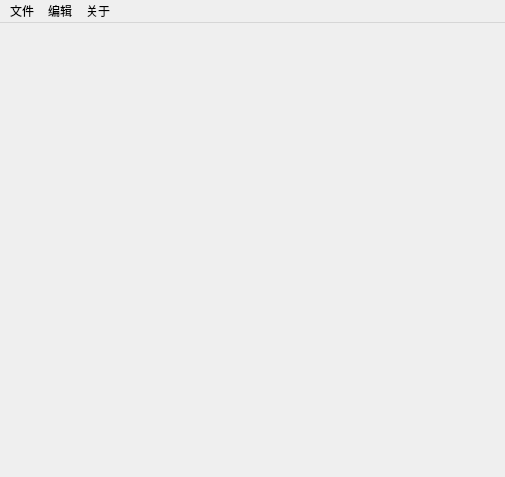
<?xml version="1.0" encoding="UTF-8"?>
<ui version="4.0">
 <class>MainWindow</class>
 <widget class="QMainWindow" name="MainWindow">
  <property name="geometry">
   <rect>
    <x>0</x>
    <y>0</y>
    <width>505</width>
    <height>477</height>
   </rect>
  </property>
  <property name="windowTitle">
   <string>MainWindow</string>
  </property>
  <widget class="QWidget" name="centralwidget">
   <layout class="QHBoxLayout" name="horizontalLayout">
    <item>
     <layout class="QHBoxLayout" name="horizontalLayout_2" stretch="3,1,2">
      <property name="rightMargin">
       <number>0</number>
      </property>
      <item>
       <widget class="Chequer" name="chequer" native="true">
        <property name="sizePolicy">
         <sizepolicy hsizetype="Preferred" vsizetype="Preferred">
          <horstretch>0</horstretch>
          <verstretch>0</verstretch>
         </sizepolicy>
        </property>
        <property name="minimumSize">
         <size>
          <width>393</width>
          <height>393</height>
         </size>
        </property>
       </widget>
      </item>
      <item>
       <spacer name="horizontalSpacer">
        <property name="orientation">
         <enum>Qt::Orientation::Horizontal</enum>
        </property>
        <property name="sizeHint" stdset="0">
         <size>
          <width>40</width>
          <height>20</height>
         </size>
        </property>
       </spacer>
      </item>
      <item>
       <widget class="Options" name="options" native="true">
        <property name="sizePolicy">
         <sizepolicy hsizetype="Preferred" vsizetype="Preferred">
          <horstretch>0</horstretch>
          <verstretch>0</verstretch>
         </sizepolicy>
        </property>
       </widget>
      </item>
     </layout>
    </item>
   </layout>
  </widget>
  <widget class="QMenuBar" name="menubar">
   <property name="geometry">
    <rect>
     <x>0</x>
     <y>0</y>
     <width>505</width>
     <height>21</height>
    </rect>
   </property>
   <widget class="QMenu" name="menu">
    <property name="title">
     <string>文件</string>
    </property>
    <addaction name="newAction"/>
    <addaction name="openAction"/>
    <addaction name="saveAction"/>
    <addaction name="exitAction"/>
   </widget>
   <widget class="QMenu" name="menu_2">
    <property name="title">
     <string>编辑</string>
    </property>
    <addaction name="undoAction"/>
   </widget>
   <widget class="QMenu" name="menu_3">
    <property name="title">
     <string>关于</string>
    </property>
    <addaction name="aboutAction"/>
   </widget>
   <addaction name="menu"/>
   <addaction name="menu_2"/>
   <addaction name="menu_3"/>
  </widget>
  <action name="newAction">
   <property name="icon">
    <iconset theme="docunment-new"/>
   </property>
   <property name="text">
    <string>新建</string>
   </property>
  </action>
  <action name="saveAction">
   <property name="icon">
    <iconset theme="ducument-save"/>
   </property>
   <property name="text">
    <string>保存棋谱</string>
   </property>
  </action>
  <action name="exitAction">
   <property name="icon">
    <iconset theme="application-exit"/>
   </property>
   <property name="text">
    <string>退出</string>
   </property>
  </action>
  <action name="undoAction">
   <property name="icon">
    <iconset theme="edit-undo"/>
   </property>
   <property name="text">
    <string>撤销</string>
   </property>
  </action>
  <action name="aboutAction">
   <property name="icon">
    <iconset theme="help-about"/>
   </property>
   <property name="text">
    <string>关于</string>
   </property>
  </action>
  <action name="openAction">
   <property name="icon">
    <iconset theme="document-open"/>
   </property>
   <property name="text">
    <string>打开</string>
   </property>
  </action>
 </widget>
 <customwidgets>
  <customwidget>
   <class>Chequer</class>
   <extends>QWidget</extends>
   <header>chequer.h</header>
  </customwidget>
  <customwidget>
   <class>Options</class>
   <extends>QWidget</extends>
   <header>options.h</header>
  </customwidget>
 </customwidgets>
 <resources/>
 <connections/>
</ui>
